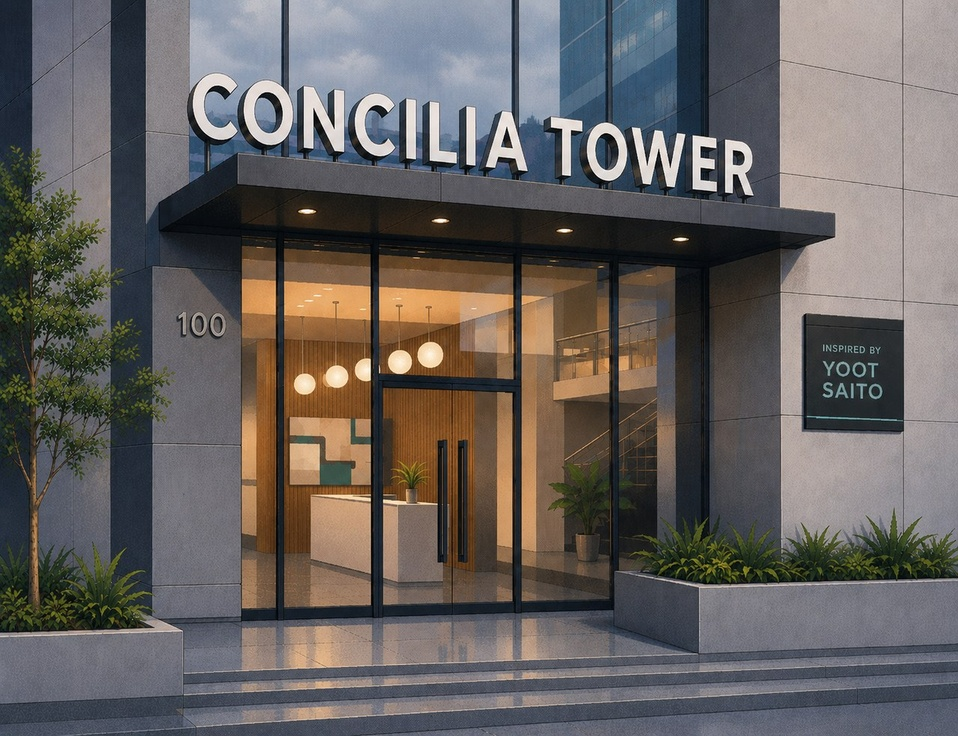
#> input picture web/art/hero-source.jpg, 958 x 736 px, shrunk from 1280 x 984 before the run
$ python dither.py hero-source.jpg kvetch-mesh.png 3 1.0
#> lines starting #> are read from the running program, lines starting #| are printed output that depends on the picture
import sys
import numpy as np
from PIL import Image

src, dst = sys.argv[1], sys.argv[2]
ncolors = int(sys.argv[3]) if len(sys.argv) > 3 else 56
strength = float(sys.argv[4]) if len(sys.argv) > 4 else 14.0

im = Image.open(src).convert('RGB')
#> im is the input picture: PIL image 958x736 RGB; mean R, G, B 101.9, 97.4, 95.2
a = np.asarray(im).astype(np.float32)

# 4x4 Bayer threshold matrix, centered on 0
bayer = np.array([[ 0, 8, 2,10],
                  [12, 4,14, 6],
                  [ 3,11, 1, 9],
                  [15, 7,13, 5]], dtype=np.float32) / 16.0 - 0.46875
h, w, _ = a.shape
#> h = 736; w = 958
tile = np.tile(bayer, (h // 4 + 1, w // 4 + 1))[:h, :w]
a = a + tile[:, :, None] * strength
a = np.clip(a, 0, 255).astype(np.uint8)

noisy = Image.fromarray(a)
# adaptive palette from the ORIGINAL (stable colors), applied without
# error diffusion so the Bayer pattern is what carries the gradients
pal = im.quantize(colors=ncolors, method=Image.MEDIANCUT)
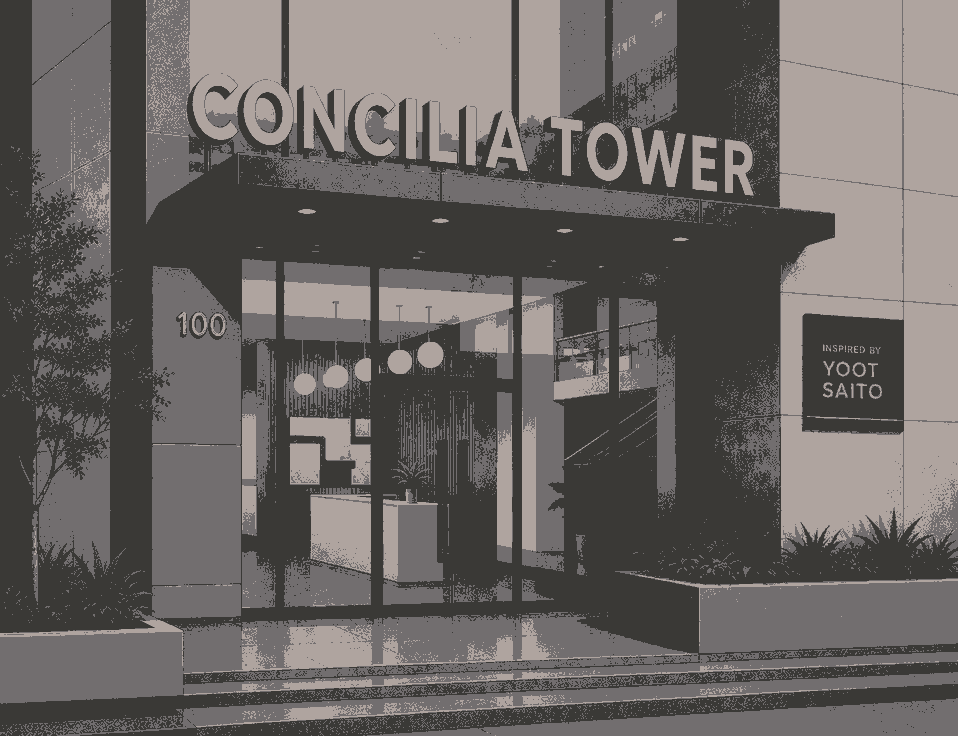
#> pal: PIL image 958x736 P; mean R, G, B 104.6, 100.2, 98
out = noisy.quantize(colors=ncolors, palette=pal, dither=Image.Dither.NONE)
out.convert('RGB').save(dst)
print(dst, 'colors:', len(out.getcolors(256) or []), 'size:', out.size)
#| kvetch-mesh.png colors: 3 size: (958, 736)
